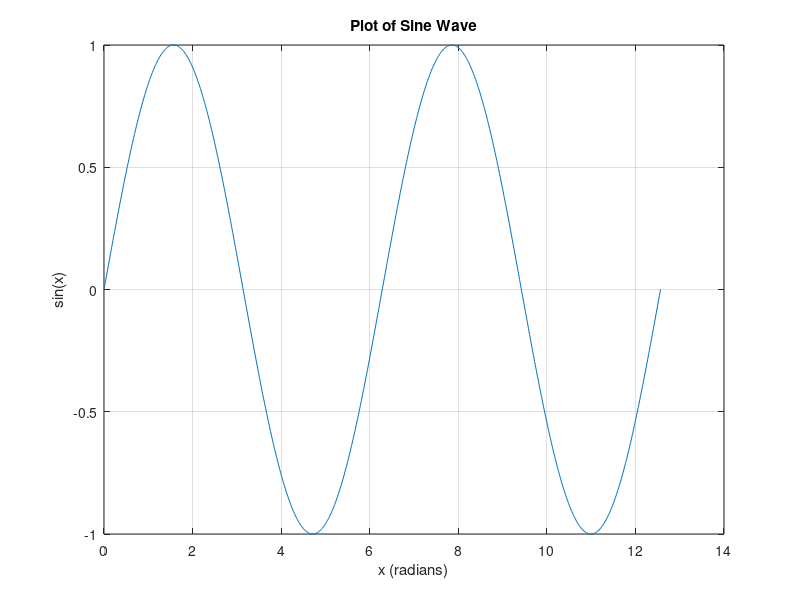

MATLAB code to generate this figure:
% This MATLAB script plots a sine wave.
% It generates the x-values, computes the sine of those values,
% and then plots the result with labels and a title.

% Define the range of x values
x = linspace(0, 4*pi, 1000); % Creates 1000 points from 0 to 4*pi

% Calculate the sine of x
y = sin(x);

% Plot the sine wave
plot(x, y);

% Add labels and title
xlabel('x (radians)');
ylabel('sin(x)');
title('Plot of Sine Wave');

% Optional: Add a grid for better readability
grid on;
